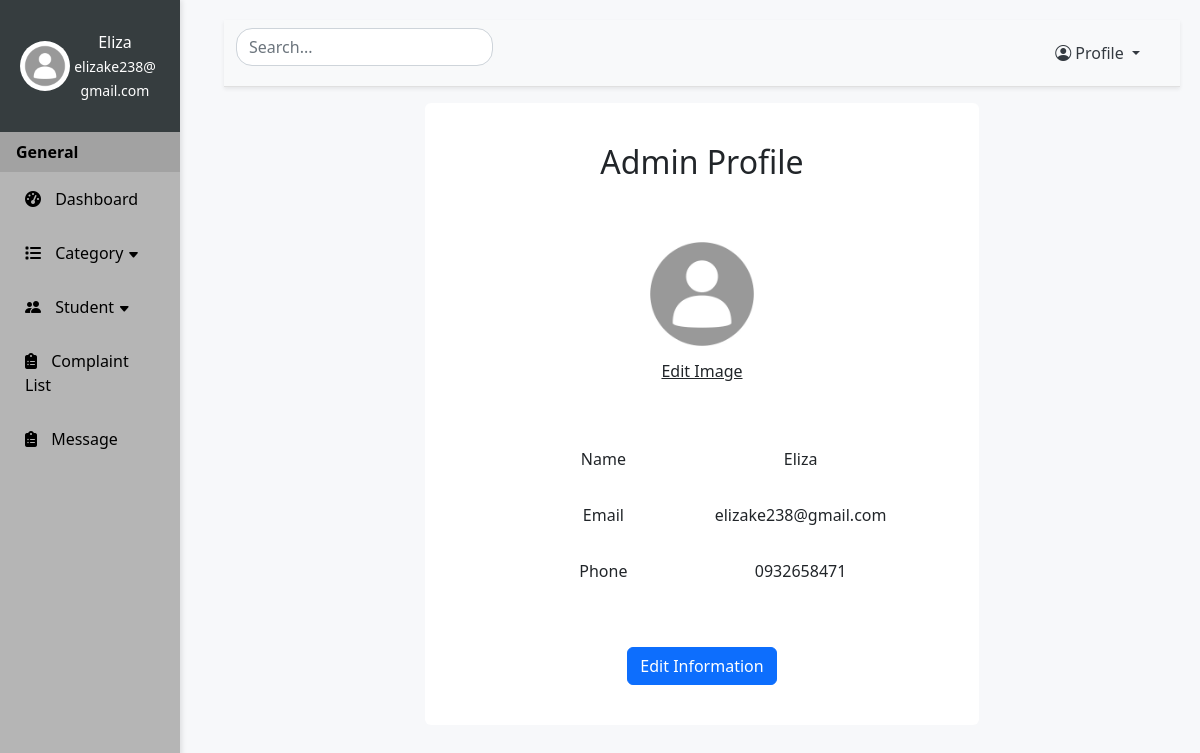
The page /adminProfile (signed in) on the database its author committed.
### website/models.py (models this page shows)
class Admin(db.Model):
    id = db.Column(db.Integer, primary_key=True)
    admin_name = db.Column(db.String(255), nullable=False)
    admin_email = db.Column(db.String(255), nullable=False)
    admin_phone = db.Column(db.String(255), nullable=False)
    admin_password = db.Column(db.String(255), nullable=False)
    admin_image = db.Column(db.String(255), nullable=False)

### app.py (the view)
@app.route('/adminProfile', methods=['GET', 'POST'])
def adminProfile():
    if 'admin_id' not in session:
        return redirect(url_for('SignIn'))
    else:
        return adminprofile()

### website/adminfeatures.py (called while the page is built, shortened)
def adminprofile():
    user_id = session.get('admin_id')
    admin = Admin.query.get(user_id)
    return render_template('adminprofile.html', user=admin)

### website/templates/adminprofile.html (shortened to what this page needs)
{% extends "adminlayout.html" %} {% block title %}Profile{% endblock%} {% block content %}
<div class="d-flex justify-content-center align-items-center">
<div
  class=" p-3 bg-body-tertiary rounded"
  style="background-color: white; width:60%;"
>
  <div class="container text-center" >
    <h2 class="mt-4 mb-5">Admin Profile</h2>
    <div class="">
      <img
        src="{{ url_for('static', filename='images/'+ user.admin_image) }}"
        alt="Welcome Image"
        class="img-fluid rounded-circle"
        style="width: 130px; height: 130px"
      />
      <form enctype="multipart/form-data" method="POST">
              <label for="profileImage" style="text-decoration:underline">
                  Edit Image
              </label>
      </form>
    </div>
    <div class="m-5">
        <div class="row p-3 ">
          <div class="col-md-6">Name</div>
          <div class="col-md-6">{{ user.admin_name }}</div>
        </div>
        <div class="row p-3 ">
          <div class="col-md-6">Email</div>
          <div class="col-md-6">{{ user.admin_email }}</div>
        </div>
        <div class="row p-3">
          <div class="col-md-6">Phone</div>
          <div class="col-md-6">{{ user.admin_phone}}</div>
        </div>
      </div>
        <div class="mb-4">
          <button class="btn btn-primary" data-bs-toggle="modal" data-bs-target="#editprofileModal">Edit Information</button>
      </div>
  </div>
</div>
</div>
{% endblock %}

### website/templates/adminlayout.html (shortened to what this page needs)
<!DOCTYPE html>
<html lang="en">
<head>
    <link rel="stylesheet" href="https://cdn.jsdelivr.net/npm/bootstrap@5.2.3/dist/css/bootstrap.min.css">
    <link rel="stylesheet" href="https://cdnjs.cloudflare.com/ajax/libs/font-awesome/6.2.1/css/all.min.css">
    <link rel="stylesheet" href="https://cdn.jsdelivr.net/npm/bootstrap-icons@1.11.3/font/bootstrap-icons.min.css">
    <link rel="stylesheet" href="{{ url_for('static', filename='css/admincss.css') }}">
</head>
<body>
    <div class="row">
        <div class="col-lg-2 col-md-3 col-sm-2">
            <nav class="sidebar">
                <div class="text-center admin-details">
                    <div class="admin_details">
                            <img
                            src="{{ url_for('static', filename='images/' + session.get('admin')['admin_profile']) }}"
                            alt="Welcome Image"
                            class="img rounded-circle imgsizing"
                            />
                        <div>
                            <p>
                                {{ session.get('admin')['admin_name']}}
                            </p>
                            <div class="text-break">
                                <p>
                                   <small> {{ session.get('admin')['admin_email']}}</small>
                                </p>
                            </div>
                        </div>
                    </div>
                </div>
                <ul class="nav flex-column">
                    <li class="nav-item">
                        <strong class="nav-link general">General</strong>
                    </li>
                    <li class="nav-item">
                        <a href="/adminDashboard" class="nav-link"><i class="fas fa-tachometer-alt"></i> Dashboard</a>
                    </li>
                    <li class="nav-item">
                        <a href="#categorySubmenu" data-bs-toggle="collapse" class="nav-link"><i class="fas fa-list"></i> Category <i class="bi bi-caret-down-fill" style="font-size: 12px;"></i></a>
                    </li>
                    <li class="nav-item">
                        <a href="#studentsSubmenu" data-bs-toggle="collapse" class="nav-link"><i class="bi bi-people-fill"> </i>Student <i class="bi bi-caret-down-fill" style="font-size: 12px;"></i></a>
                    </li>
                    <li class="nav-item">
                        <a href="/viewComplaints" class="nav-link"><i class="fas fa-clipboard-list"></i> Complaint List</a>
                    </li>
                    <li class="nav-item">
                        <a href="/viewMessage" class="nav-link"><i class="fas fa-clipboard-list"></i> Message</a>
                    </li>
                </ul>
            </nav>
        </div>
        <div class="col-lg-10 col-md-9 col-sm-10">
            <div class="content">
                <nav class="navbar navbar-expand-lg navbar-light bg-light shadow-sm sticky-top">
                    <div class="container-fluid">
                        <div class="d-flex">
                            <input class="form-control rounded-4" type="text" placeholder="Search... " aria-label="Search" onkeyup="searchInfo()" id="searchInput">
                        </div>
                        <div class="collapse navbar-collapse" id="navbarNav">
                            <ul class="navbar-nav ms-auto">
                                <li class="nav-item dropdown">
                                    <a class="nav-link dropdown-toggle" style="margin-right:20px" href="#" id="navbarDropdown" role="button" data-bs-toggle="dropdown">
                                        <i class="bi bi-person-circle"></i> Profile
                                    </a>
                                </li>
                            </ul>
                        </div>
                    </div>
                </nav>
                <div class="p-3">
                    {% block content %} {% endblock %}
                </div>
            </div>
        </div>
    </div>
</body>
</html>

### website/static/css/admincss.css (style rules this page uses)
body { background-color: #f7f8fa; }
@media (min-width: 576px) { body { font-size: 0.8rem; } }
@media (min-width: 768px) { body { font-size: 0.9rem; } }
@media (min-width: 992px) { body { font-size: 0.9rem; } }
@media (min-width: 1200px) { body { font-size: 1rem; } }
.sidebar { height: 100%; width: auto; background-color: #b5b5b5; color: #fff; box-shadow: 2px 0 5px rgba(0, 0, 0, 0.1); }
.sidebar a { color: #000; text-decoration: none; display: block; padding: 15px 25px; transition: background-color 0.3s; }
@media (min-width: 1200px) { .sidebar a { padding: 15px 25px; } }
.sidebar .nav-item i { margin-right: 10px; }
.general { color: rgb(0, 0, 0); background-color: #a2a2a2; font-weight: 700; }
.content { padding: 20px; background-color: #f7f8fa; min-height: 100vh; min-width: auto; }
.admin_details { color: rgb(255, 255, 255); background-color: rgb(54, 61, 63); display: flex; flex-direction: column; align-items: center; }
.admin_details p { margin:0; font-weight:400; }
@media (min-width: 576px) { .admin_details { padding: 10px 5px; flex-direction: row; align-items: center; } }
@media (min-width: 768px) { .admin_details { padding: 15px 10px; flex-direction: row; align-items: center; } }
@media (min-width: 992px) { .admin_details { padding: 17px 12px; } }
@media (min-width: 1200px) { .admin_details { padding:30px 20px; } }
.imgsizing { width: 50px; height: 50px; float: left; }
@media (min-width: 576px) { .imgsizing { width: 30px; height: 30px; } }
@media (min-width: 768px) { .imgsizing { width: 30px; height: 30px; } }
@media (min-width: 992px) { .imgsizing { width: 40px; height: 40px; } }
@media (min-width: 1200px) { .imgsizing { width: 50px; height: 50px; } }
#searchInput { background-image: url("https://cdn1.iconfinder.com/data/icons/hawcons/32/698627-icon-111-search-512.png"); background-repeat: no-repeat; background-position: right center; background-size: 30px; margin-bottom: 12px; }
.navbar { background-color: #fff; border-bottom: 1px solid #e0e0e0; box-shadow: 0 2px 4px rgba(0, 0, 0, 0.1); }
.navbar .nav-link { color: #343a40; }

### rows shown on the page
Admin: admin_name "Eliza", admin_email "elizake238@gmail.com", admin_image (placeholder picture), admin_phone "0932658471"
